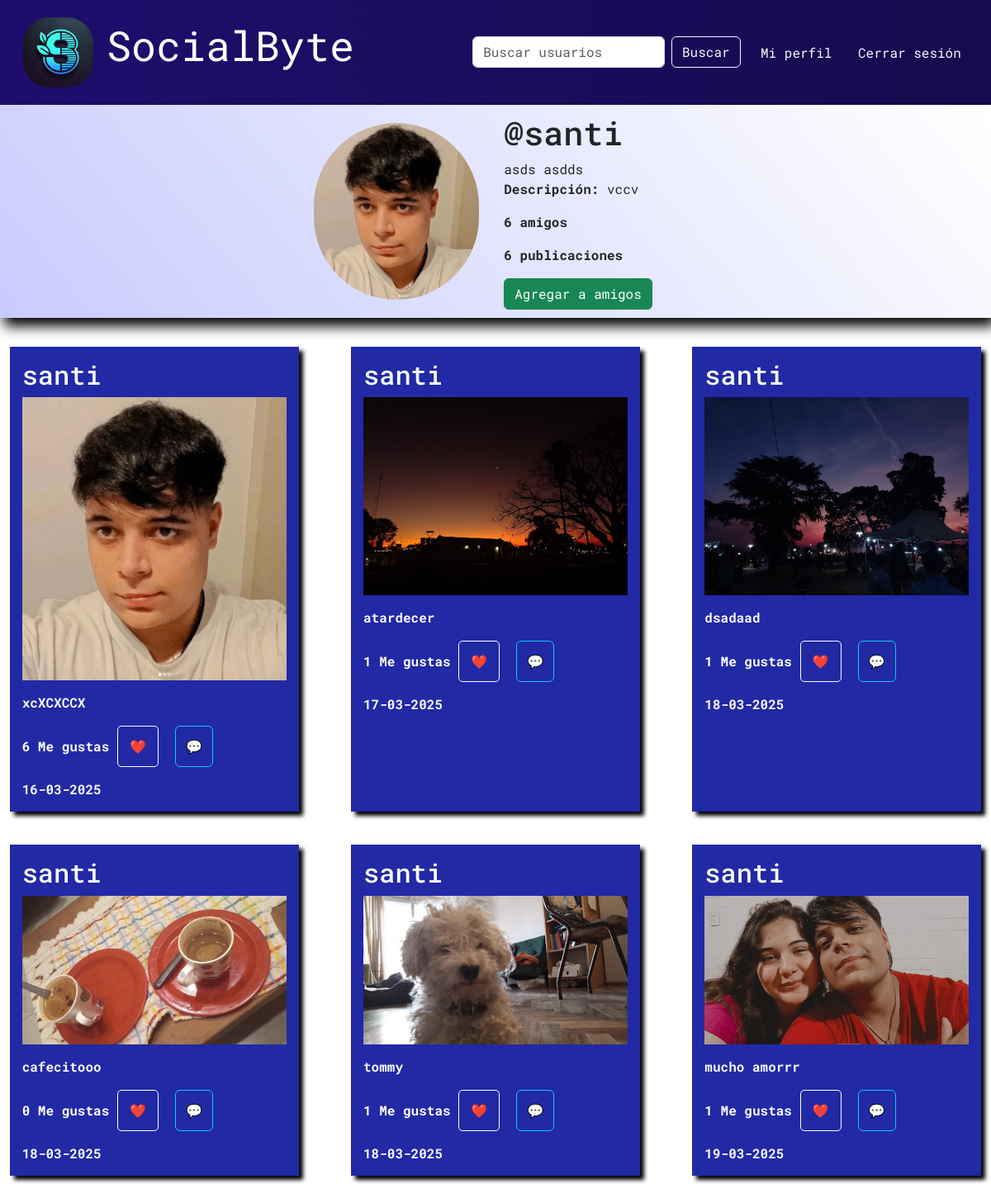
/usuario/7, run on the app's committed database.
### redsocialapp/models.py (models this page shows)
class Perfil(models.Model):
    nombre = models.CharField(max_length=100)
    apellido = models.CharField(max_length=100, null=True)
    imagen = models.ImageField(upload_to='fotos_perfil/')
    descripcion = models.TextField(max_length=300, blank=True, null=True)
    user = models.OneToOneField(User, on_delete=models.CASCADE) #oneToOneField indica que la relacion entre el usuario y el perfil de 1 a 1, es decir, 1 usuario tiene 1 perfil.
    amigos = models.ManyToManyField(User,blank=True,related_name='mis_amigos')

class Publicacion(models.Model):
    imagen = models.ImageField(upload_to='publicaciones/')
    autor = models.ForeignKey(User,on_delete=models.CASCADE)
    descripcion = models.TextField(max_length=150, blank=True)
    fechaPublicacion = models.DateTimeField(auto_now_add=True)
    likes = models.IntegerField(default=0, validators=[MinValueValidator(0)]) #validators=[MinValueValidator(0)] es una validación que asegura que el valor del campo no sea menor que un mínimo especificado, en este caso, 0.
    liked_by = models.ManyToManyField(User, related_name='likes', blank=True) #Cada usuario puede dar "Me gusta" a múltiples publicaciones, y cada publicación puede recibir "Me gusta" de múltiples usuarios.

### redsocialapp/views.py (the view, shortened to what this page needs)
# urls.py: path('usuario/<int:id_usuario>',views.verUsuario,name='usuario'),
def verUsuario(request,id_usuario):
    usuario = get_object_or_404(Perfil,id=id_usuario)
    publicaciones = Publicacion.objects.filter(autor=usuario.user)
    totalPublicaciones = Publicacion.objects.filter(autor=usuario.user).count()
    totalAmigos = usuario.amigos.count()
    if publicaciones:
        return render(request,'usuario.html',{
            'usuario':usuario,
            'publicaciones':publicaciones,
            'totalPublicaciones':totalPublicaciones,
            'totalAmigos':totalAmigos
        })

### redsocialapp/templates/usuario.html (shortened to what this page needs)
{% extends 'base.html' %}
{% load static %}
{% block content %}
    <section class="contenedorUsuario">
        <div class="usuario-datos">
            <img src="{{usuario.imagen.url}}" alt="{{usuario.nombre}}">
            <div class="nombre-usuario">
                <h1>@{{usuario.user.username}}</h1>
                <span>{{usuario.nombre}} {{usuario.apellido}}</span>
                <p><strong>Descripción:</strong> {{usuario.descripcion}}</p>
                <p><strong>{{totalAmigos}} amigos</strong></p>
                <p><strong>{{totalPublicaciones}} publicaciones<p></p>
                <form
                    hx-post="/agregar-amigos/"
                    hx-target="#boton-{{ usuario.user.id }}"
                    hx-swap="innerHTML"
                    method="post">
                    <button class="btn btn-success" id="boton-{{ usuario.user.id }}">
                        {% if usuario.user in request.user.perfil.amigos.all %}
                            Amigo
                        {% else %}
                            Agregar a amigos
                        {% endif %}
                    </button>
                </form>
            </div>
        </div>
        <div class="publicaciones-usuario">
            {% for publicacion in publicaciones %}
                        <div class="publicacion-usuario">
                            <h2 class="text-light">{{publicacion.autor.username}}</h2>
                            <img src="{{publicacion.imagen.url}}" alt="fotoPublicacion">
                            <p class="text-light">{{publicacion.descripcion}}</p>
                            <div class="publicacion-operaciones">
                                <form
                                    hx-post="{% url 'me_gusta' publicacion.id %}"
                                    hx-target=".contenedor-btnLike-{{publicacion.id}}"
                                    hx-swap="outerHTML"
                                    hx-trigger="submit"
                                    method="post">
                                    <div class="contenedor-btnLike-{{publicacion.id}}">
                                        <span id="likes-{{ publicacion.id }}">{{ publicacion.likes }} Me gustas</span>
                                        <input class="btn-like {% if request.user in publicacion.liked_by.all %}liked{% endif %}" type="submit" value="❤️">
                                    </div>
                                </form>
                                <button class="btn btn-outline-info">💬</button>
                            </div>
                            <span class="text-light">{{publicacion.fechaPublicacion|date:"d-m-Y"}}</span>
                        </div>
            {% endfor %}
        </div>
    </section>
{% endblock %}

### redsocialapp/templates/base.html (shortened to what this page needs)
{% load static %}
<!DOCTYPE html>
<html lang="en">
<head>
    <link href="https://cdn.jsdelivr.net/npm/bootstrap@5.3.3/dist/css/bootstrap.min.css" rel="stylesheet">
    <link href="https://unpkg.com/aos@2.3.1/dist/aos.css" rel="stylesheet">
    <link rel="stylesheet" href="{% static 'css/estilos.css' %}">
    <link rel="stylesheet" href="{% static 'css/hover.css' %}">
</head>
<body>
    {% if request.path != '/' and request.path != '/registro/' and request.path != '/crear-perfil/' and request.path != '/agregar-publicacion/' and request.path != '/mi-perfil/' %}
    <nav class="navbar navbar-expand-lg p-3" id="menu" style="background: linear-gradient(to right,#1f0d6e, #170a4d);">
        <div class="container-fluid">
          <a class="navbar-brand" href="/inicio/"><img class="rounded-5" src="{% static 'img/logo.webp' %}" alt="logo" width="85"></a>
          <p class="tituloNavbar">SocialByte</p>
          <div class="collapse navbar-collapse" id="navbarNav">
            <ul class="navbar-nav d-flex gap-3 ms-auto">
              <li class="nav-item">
                <form class="d-flex" action="/usuarios/" method="POST">
                    <input class="form-control me-2" type="search" placeholder="Buscar usuarios" aria-label="Search" name="busquedaUsuarios">
                    <button class="btn btn-outline-light hvr-bounce-to-right" type="submit">Buscar</button>
                </form>
              </li>
              <li class="nav-item">
                <a class="nav-link text-light hvr-bounce-to-right" href="/mi-perfil/">Mi perfil</a>
              </li>
              <li class="nav-item">
                <a class="nav-link text-light hvr-bounce-to-right" href="/cerrar-sesion/">Cerrar sesión</a>
              </li>
            </ul>
          </div>
        </div>
    </nav>
    {% endif %}
    {% block content %}
    {% endblock %}
</body>
</html>

### redsocialapp/static/css/estilos.css (style rules this page uses)
body { font-family: "Roboto Mono", monospace; }
.tituloNavbar { color: #fff; font-size: 50px; }
.publicacion-operaciones { display: flex; gap: 20px; margin: 10px 0px 15px 0px; }
.publicacion-operaciones .btn-like { border: none; background-color: transparent; color: #fff; height: 50px; width: 50px; border: solid 1px #fff; border-radius: 5px; }
.contenedorUsuario { width: 100%; min-height: 100vh; padding-bottom: 50px; }
.usuario-datos { display: flex; gap: 30px; justify-content: center; align-items: center; width: 100%; background: linear-gradient(230deg,#fff,#c8cbfd); padding: 10px; box-shadow: 5px 10px 15px #000; }
.usuario-datos img { width: 200px; border-radius: 1000px; }
.usuario-datos p { max-width: 600px; }
.publicaciones-usuario { display: grid; grid-template-columns: repeat(3,1fr); margin-top: 35px; place-items: center; gap: 40px; }
.publicaciones-usuario .publicacion-usuario { width: 350px; height: 100%; padding: 15px; background-color: #2129a5; box-shadow: 5px 5px 5px #000; }
.publicaciones-usuario .publicacion-usuario img { width: 100%; }
.publicacion-usuario p { margin-top: 15px; }
.publicacion-usuario .publicacion-operaciones span { color: #fff; }

### data on the page
Perfil: imagen (picture), user.username "santi", nombre "asds", apellido "asdds", descripcion "vccv"
Publicacion: autor.username "santi", imagen (picture), descripcion "xcXCXCCX", likes "6", id "❤️", fechaPublicacion "16-03-2025"
Publicacion: autor.username "santi", imagen (picture), descripcion "atardecer", likes "1", id "❤️", fechaPublicacion "17-03-2025"
Publicacion: autor.username "santi", imagen (picture), descripcion "dsadaad", likes "1", id "❤️", fechaPublicacion "18-03-2025"
Publicacion: autor.username "santi", imagen (picture), descripcion "cafecitooo", likes "0", id "❤️", fechaPublicacion "18-03-2025"
Publicacion: autor.username "santi", imagen (picture), descripcion "tommy", likes "1", id "❤️", fechaPublicacion "18-03-2025"
Publicacion: autor.username "santi", imagen (picture), descripcion "mucho amorrr", likes "1", id "❤️", fechaPublicacion "19-03-2025"

### other printed values
{{ totalAmigos }} "6"
{{ totalPublicaciones }} "6"
